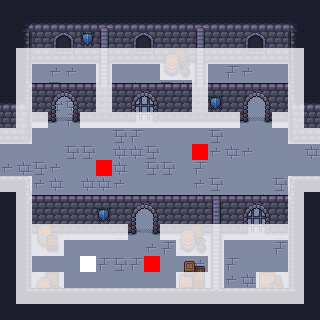

Below is a game level as drawn by its tile map, then a one-line description and the .tmx file that defines it, in full:
An orthogonal 20x20 tile map with 16x16 px tiles, 6 tile layers (Floor, Walls, Overlay, Objects, ...), 4 tilesets.

<map version="1.10" tiledversion="1.11.2" orientation="orthogonal" renderorder="right-down" width="20" height="20" tilewidth="16" tileheight="16" infinite="0" nextlayerid="7" nextobjectid="1">
 <editorsettings>
  <export target="../../Dungeon-Bullet-Hell/Assets/Maps/Rooms/2_Room_EW_01.csv" format="csv" />
 </editorsettings>
 <tileset firstgid="1" source="../WallsFloor.tsx" />
 <tileset firstgid="300" source="../Collisions.tsx" />
 <tileset firstgid="301" source="../Deco.tsx" />
 <tileset firstgid="445" source="../Objects.tsx" />
 <layer id="1" name="Floor" width="20" height="20">
  <data encoding="csv">
80,80,80,80,80,80,80,80,80,80,80,80,80,80,80,80,80,80,80,80,
80,80,80,80,80,80,80,80,80,80,80,80,80,80,80,80,80,80,80,80,
80,80,80,80,80,80,80,80,80,80,80,80,80,80,80,80,80,80,80,80,
80,80,80,80,80,80,80,80,80,80,80,80,80,80,80,80,80,80,80,80,
80,80,80,299,299,80,80,80,80,80,299,286,80,80,298,299,80,80,80,80,
80,80,80,286,80,80,80,80,285,299,286,285,80,80,80,80,80,80,80,80,
80,80,80,286,285,80,80,80,80,80,80,80,80,80,80,80,80,80,80,80,
80,80,80,80,298,299,299,80,80,80,80,80,80,80,80,80,80,80,298,80,
80,286,80,80,80,80,80,286,298,80,80,80,80,286,80,80,80,80,285,80,
80,80,80,80,286,286,80,285,285,286,80,80,80,299,285,299,80,80,80,285,
299,285,286,299,80,80,299,285,80,286,286,80,298,80,80,80,80,80,80,80,
80,80,299,285,80,285,285,299,80,80,80,80,299,286,80,80,80,286,299,80,
80,80,80,80,80,80,80,80,80,80,80,80,285,80,80,80,285,285,80,80,
80,80,80,80,286,285,298,298,80,80,80,80,80,80,299,299,299,80,80,80,
80,80,80,299,298,80,80,286,299,80,80,80,285,299,80,80,80,286,80,80,
80,80,80,299,80,80,80,80,80,299,298,298,80,286,80,80,80,298,80,80,
80,80,80,80,80,299,298,286,298,299,80,80,299,298,298,80,80,80,80,80,
80,80,80,80,80,80,80,80,80,80,80,80,80,285,299,285,80,80,80,80,
80,80,80,80,80,80,80,80,80,80,80,80,80,80,80,80,80,80,80,80,
80,80,80,80,80,80,80,80,80,80,80,80,80,80,80,80,80,80,80,80
</data>
 </layer>
 <layer id="2" name="Walls" width="20" height="20">
  <data encoding="csv">
15,15,15,15,15,15,15,15,15,15,15,15,15,15,15,15,15,15,15,15,
15,4,28,28,28,28,28,28,28,28,28,28,28,28,28,28,28,28,6,15,
15,17,41,41,41,41,41,41,41,41,41,41,41,41,41,41,41,41,19,15,
15,30,54,54,54,54,54,54,54,54,54,54,54,54,54,54,54,54,32,15,
15,16,0,0,0,0,0,0,0,0,0,0,0,0,0,0,0,0,14,15,
15,16,0,0,0,0,0,0,0,0,0,0,0,0,0,0,0,0,14,15,
28,29,0,0,0,0,0,0,0,0,0,0,0,0,0,0,0,0,27,28,
41,42,0,0,0,0,0,0,0,0,0,0,0,0,0,0,0,0,40,41,
54,55,0,0,0,0,0,0,0,0,0,0,0,0,0,0,0,0,53,54,
0,0,0,0,0,0,0,0,0,0,0,0,0,0,0,0,0,0,0,0,
0,0,0,0,0,0,0,0,0,0,0,0,0,0,0,0,0,0,0,0,
2,3,0,0,0,0,0,0,0,0,0,0,0,0,0,0,0,0,1,2,
15,204,0,0,0,0,0,0,0,0,0,0,0,0,0,0,0,0,203,15,
15,16,0,0,0,0,0,0,0,0,0,0,0,0,0,0,0,0,14,15,
15,16,0,0,0,0,0,0,0,0,0,0,0,0,0,0,0,0,14,15,
15,16,0,0,0,0,0,0,0,0,0,0,0,0,0,0,0,0,14,15,
15,16,0,0,0,0,0,0,0,0,0,0,0,0,0,0,0,0,14,15,
15,16,0,0,0,0,0,0,0,0,0,0,0,0,0,0,0,0,14,15,
15,43,2,2,2,2,2,2,2,2,2,2,2,142,2,2,2,2,45,15,
15,15,15,15,15,15,15,15,15,15,15,15,15,15,15,15,15,15,15,15
</data>
 </layer>
 <layer id="3" name="Overlay" width="20" height="20">
  <data encoding="csv">
0,0,0,0,0,0,0,0,0,0,0,0,0,0,0,0,0,0,0,0,
0,0,0,0,0,0,155,0,0,0,0,0,155,0,0,0,0,0,0,0,
0,0,0,283,284,0,168,0,283,284,0,0,168,0,0,283,284,0,0,0,
0,0,0,296,297,0,181,0,296,297,0,0,181,0,0,296,297,0,0,0,
0,0,0,0,0,0,185,0,0,0,0,0,185,0,0,0,0,0,0,0,
0,208,197,238,239,197,187,197,242,243,197,197,187,197,197,238,239,197,203,0,
0,0,210,251,252,210,210,210,255,256,210,210,210,210,210,251,252,210,0,0,
0,0,223,264,265,223,223,223,268,269,223,223,223,223,223,264,265,223,0,0,
0,0,0,0,0,0,0,0,0,0,0,0,0,0,0,0,0,0,0,0,
0,0,0,0,0,0,0,0,0,0,0,0,0,0,0,0,0,0,0,0,
0,0,0,0,0,0,0,0,0,0,0,0,0,0,0,0,0,0,0,0,
0,0,0,0,0,0,0,0,0,0,0,0,0,0,0,0,0,0,0,0,
0,0,199,199,199,199,199,199,238,239,199,199,199,173,199,242,243,199,0,0,
0,0,212,212,212,212,212,212,251,252,212,212,212,211,212,255,256,212,0,0,
0,0,225,225,225,225,225,225,264,265,225,225,225,224,225,268,269,225,0,0,
0,0,0,0,0,0,0,0,0,0,0,0,0,185,0,0,0,0,0,0,
0,0,0,0,0,0,0,0,0,0,0,0,0,185,0,0,0,0,0,0,
0,0,0,0,0,0,0,0,0,0,0,0,0,185,0,0,0,0,0,0,
0,0,0,0,0,0,0,0,0,0,0,0,0,0,0,0,0,0,0,0,
0,0,0,0,0,0,0,0,0,0,0,0,0,0,0,0,0,0,0,0
</data>
 </layer>
 <layer id="4" name="Objects" width="20" height="20">
  <data encoding="csv">
0,0,0,0,0,0,0,0,0,0,0,0,0,0,0,0,0,0,0,0,
0,0,0,0,0,0,0,0,0,0,0,0,0,0,0,0,0,0,0,0,
0,0,0,0,0,0,0,0,0,0,0,0,0,0,0,0,0,0,0,0,
0,0,0,0,0,0,0,0,0,0,0,0,0,0,0,0,0,0,0,0,
0,0,0,0,0,0,0,0,0,0,0,0,0,0,0,0,0,0,0,0,
0,0,0,0,0,0,0,0,0,0,0,0,0,0,0,0,0,0,0,0,
0,0,0,0,0,0,0,0,0,0,0,0,0,0,0,0,0,0,0,0,
0,0,0,0,0,0,0,0,0,0,0,0,0,0,0,0,0,0,0,0,
0,0,0,0,0,0,0,0,0,0,0,0,0,0,0,0,0,0,0,0,
0,0,0,0,0,0,0,0,0,0,0,0,445,0,0,0,0,0,0,0,
0,0,0,0,0,0,445,0,0,0,0,0,0,0,0,0,0,0,0,0,
0,0,0,0,0,0,0,0,0,0,0,0,0,0,0,0,0,0,0,0,
0,0,0,0,0,0,0,0,0,0,0,0,0,0,0,0,0,0,0,0,
0,0,0,0,0,0,0,0,0,0,0,0,0,0,0,0,0,0,0,0,
0,0,0,0,0,0,0,0,0,0,0,0,0,0,0,0,0,0,0,0,
0,0,0,0,0,0,0,0,0,0,0,0,0,0,0,0,0,0,0,0,
0,0,0,0,0,446,0,0,0,445,0,0,0,0,0,0,0,0,0,0,
0,0,0,0,0,0,0,0,0,0,0,0,0,0,0,0,0,0,0,0,
0,0,0,0,0,0,0,0,0,0,0,0,0,0,0,0,0,0,0,0,
0,0,0,0,0,0,0,0,0,0,0,0,0,0,0,0,0,0,0,0
</data>
 </layer>
 <layer id="6" name="Deco" width="20" height="20">
  <data encoding="csv">
0,0,0,0,0,0,0,0,0,0,0,0,0,0,0,0,0,0,0,0,
0,0,0,0,0,0,0,0,0,0,0,0,0,0,0,0,0,0,0,0,
0,0,0,0,0,420,0,0,0,0,0,0,0,0,0,0,0,0,0,0,
0,0,0,0,0,0,0,0,0,0,391,392,0,0,0,0,0,0,0,0,
0,0,0,0,0,0,0,0,0,0,415,416,0,0,0,0,0,0,0,0,
0,0,0,0,0,0,0,0,0,0,0,0,0,0,0,0,0,0,0,0,
0,0,0,0,0,0,0,0,0,0,0,0,0,420,0,0,0,0,0,0,
0,0,0,0,0,0,0,0,0,0,0,0,0,0,0,0,0,0,0,0,
0,0,0,0,0,0,0,0,0,0,0,0,0,0,0,0,0,0,0,0,
0,0,0,0,0,0,0,0,0,0,0,0,0,0,0,0,0,0,0,0,
0,0,0,0,0,0,0,0,0,0,0,0,0,0,0,0,0,0,0,0,
0,0,0,0,0,0,0,0,0,0,0,0,0,0,0,0,0,0,0,0,
0,0,0,0,0,0,0,0,0,0,0,0,0,0,0,0,0,0,0,0,
0,0,0,0,0,0,420,0,0,0,0,0,0,0,0,0,0,0,0,0,
0,0,417,418,0,0,0,0,0,0,0,391,392,0,0,0,0,0,0,0,
0,0,441,442,0,0,0,0,0,0,0,415,416,0,0,0,0,0,0,0,
0,0,0,0,0,0,0,0,0,0,0,319,320,0,0,0,0,0,0,0,
0,0,391,392,0,0,0,0,0,0,0,343,344,0,0,0,369,370,0,0,
0,0,0,0,0,0,0,0,0,0,0,0,0,0,0,0,0,0,0,0,
0,0,0,0,0,0,0,0,0,0,0,0,0,0,0,0,0,0,0,0
</data>
 </layer>
 <layer id="5" name="Colls" width="20" height="20" opacity="0.78">
  <data encoding="csv">
0,0,0,0,0,0,0,0,0,0,0,0,0,0,0,0,0,0,0,0,
0,0,0,0,0,0,0,0,0,0,0,0,0,0,0,0,0,0,0,0,
0,0,0,0,0,0,0,0,0,0,0,0,0,0,0,0,0,0,0,0,
0,300,300,300,300,300,300,300,300,300,300,300,300,300,300,300,300,300,300,0,
0,300,0,0,0,0,300,0,0,0,300,300,300,0,0,0,0,0,300,0,
0,300,0,0,0,0,300,0,0,0,0,0,300,0,0,0,0,0,300,0,
0,300,0,0,0,0,300,0,0,0,0,0,300,0,0,0,0,0,300,0,
0,300,300,0,0,300,300,300,300,300,300,300,300,300,300,0,0,300,300,0,
300,300,0,0,0,0,0,0,0,0,0,0,0,0,0,0,0,0,300,300,
0,0,0,0,0,0,0,0,0,0,0,0,0,0,0,0,0,0,0,0,
0,0,0,0,0,0,0,0,0,0,0,0,0,0,0,0,0,0,0,0,
300,300,0,0,0,0,0,0,0,0,0,0,0,0,0,0,0,0,300,300,
0,300,0,0,0,0,0,0,0,0,0,0,0,0,0,0,0,0,300,0,
0,300,0,0,0,0,0,0,0,0,0,0,0,0,0,0,0,0,300,0,
0,300,300,300,300,300,300,300,0,0,300,300,300,300,300,300,300,300,300,0,
0,300,300,300,0,0,0,0,0,0,0,300,300,300,0,0,0,0,300,0,
0,300,0,0,0,0,0,0,0,0,0,0,0,300,0,0,0,0,300,0,
0,300,300,300,0,0,0,0,0,0,0,300,300,300,0,0,300,300,300,0,
0,300,300,300,300,300,300,300,300,300,300,300,300,300,300,300,300,300,300,0,
0,0,0,0,0,0,0,0,0,0,0,0,0,0,0,0,0,0,0,0
</data>
 </layer>
</map>
